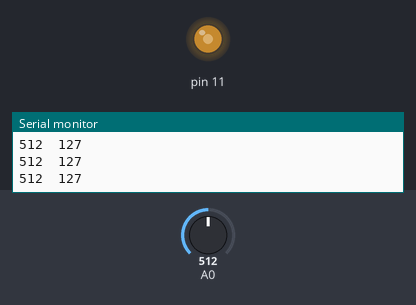
The sketch below on a simulated Arduino Uno, built with avr-gcc and run on an emulated ATmega328P. Shown: output pins drawn as LEDs (lit = HIGH), the last lines printed to the serial monitor. The inputs (shaded band) are chosen by the test bench; at power-on: A0 = 512.

Above: at 1.2 s.
1.3 s: A0 set to 716
At 2.5 s:
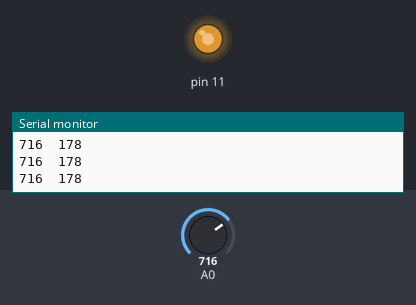
2.8 s: A0 set to 900
At 4.0 s:
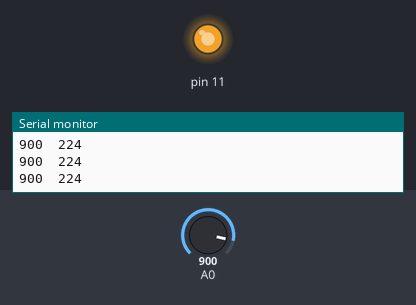
4.3 s: A0 set to 122
At 5.4 s:
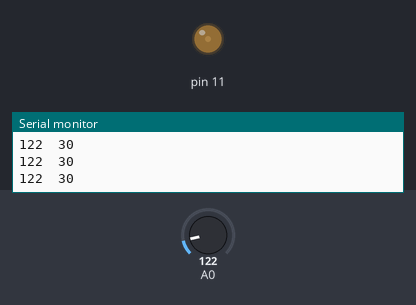
5.8 s: A0 set to 0
At 6.8 s:
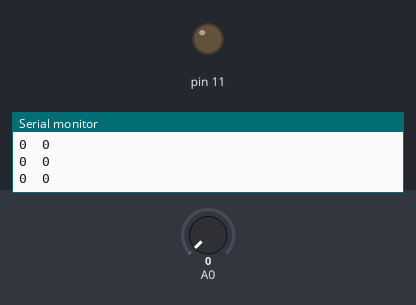
7.3 s: A0 set to 511
At 8.1 s:
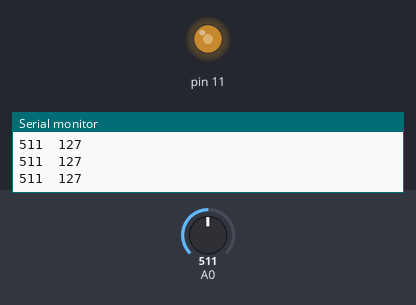
Timing chart, 0 to 9.8 s (numbered marks = the images above; inputs shaded):
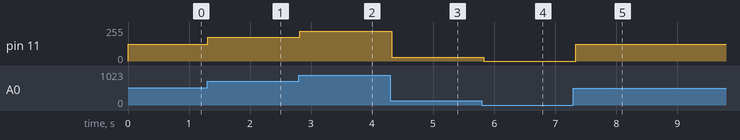

The sketch:

analog_exam01_teacher.ino
```cpp
// 가변저항테스트

void setup() {
  Serial.begin(9600);
  pinMode(11, OUTPUT);
}

void loop() {
  //가변저항에서 값을 읽어오기 - 0~1023
  //led : 0~255

  int inputVal = analogRead(A0);
  // int convertVal = (float)inputVal * 255/1023;

  int convertVal = map(inputVal, 0, 1023, 0,255); // 알아서 계산해줌
  // 입력값으로 전달되는 값의 범위를 이용해서 원하는 범위 값으로 변경할 수 있도록 지원하는 함수

  analogWrite(11, convertVal);

  Serial.print(inputVal);
  Serial.print("\t");
  Serial.println(convertVal);

  delay(100);
}
```

Measured:
- after the input at 1.3 s, pin 11: 127/255 → 178/255 at once
- after the input at 2.8 s, pin 11: 178/255 → 224/255 at once
- after the input at 4.3 s, pin 11: 224/255 → 30/255 at once
- after the input at 5.8 s, pin 11: 30/255 → 0/255 at once
- after the input at 7.3 s, pin 11: 0/255 → 127/255 at once
